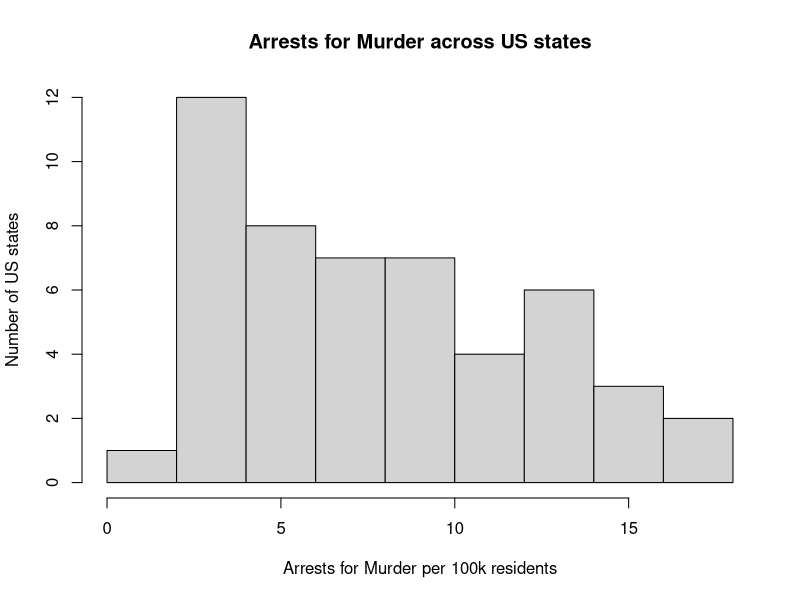
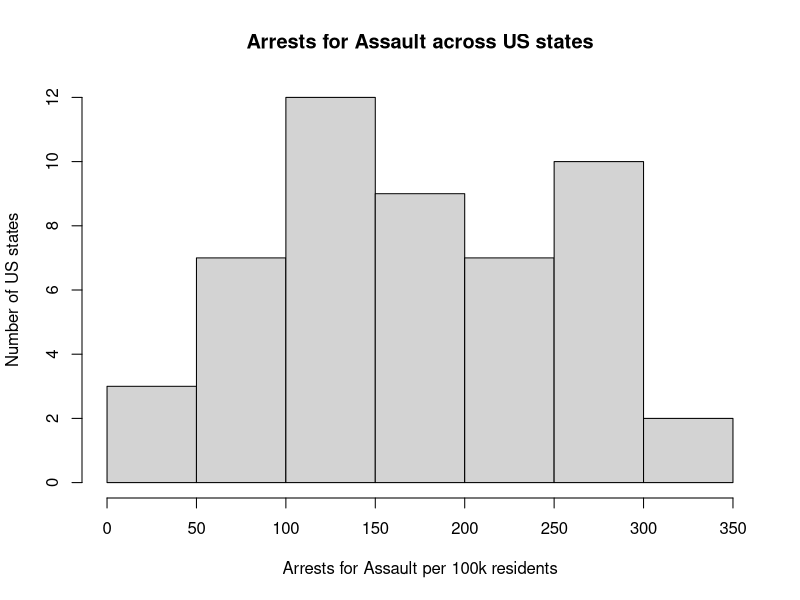
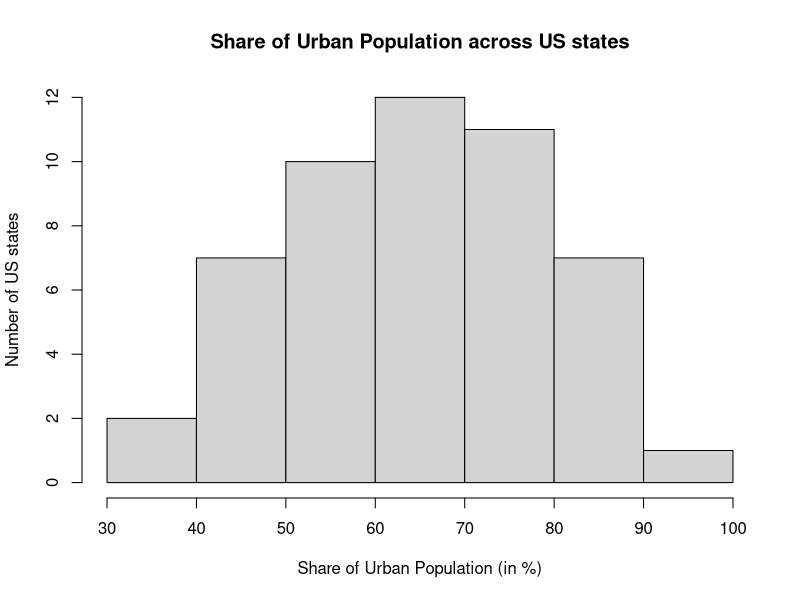
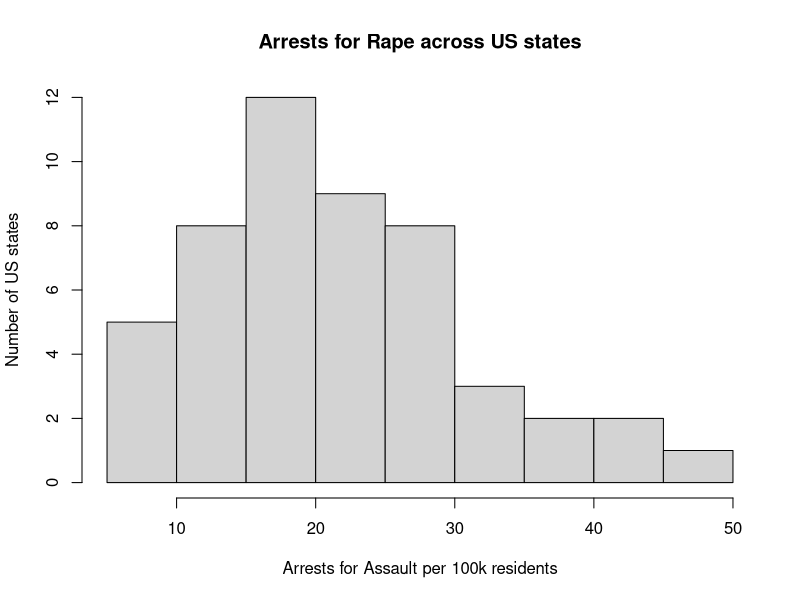
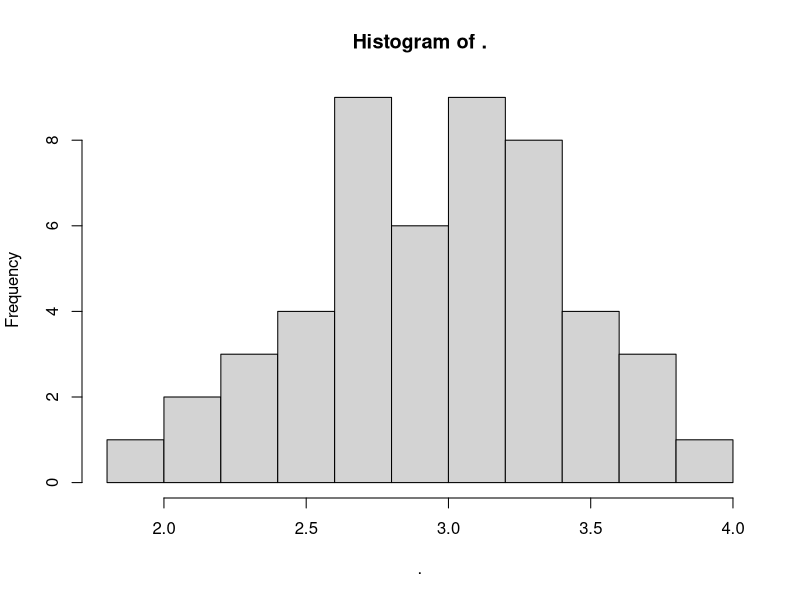
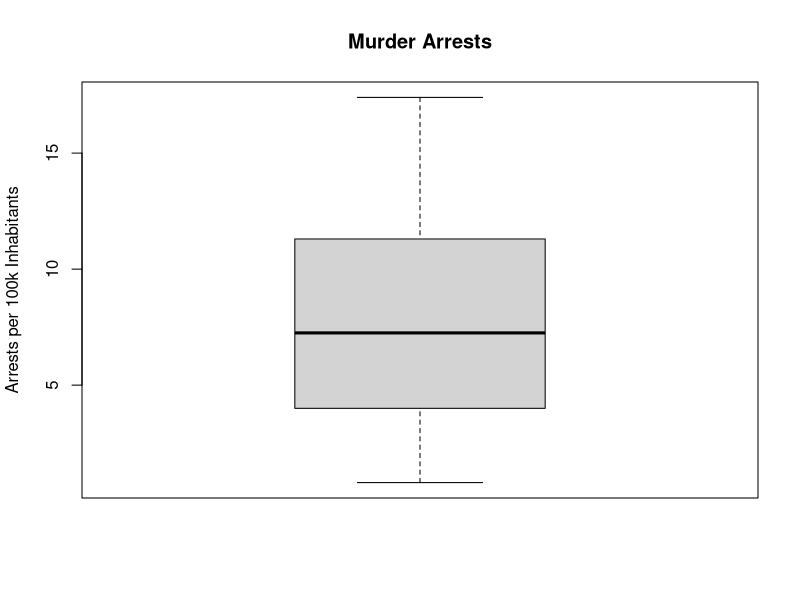
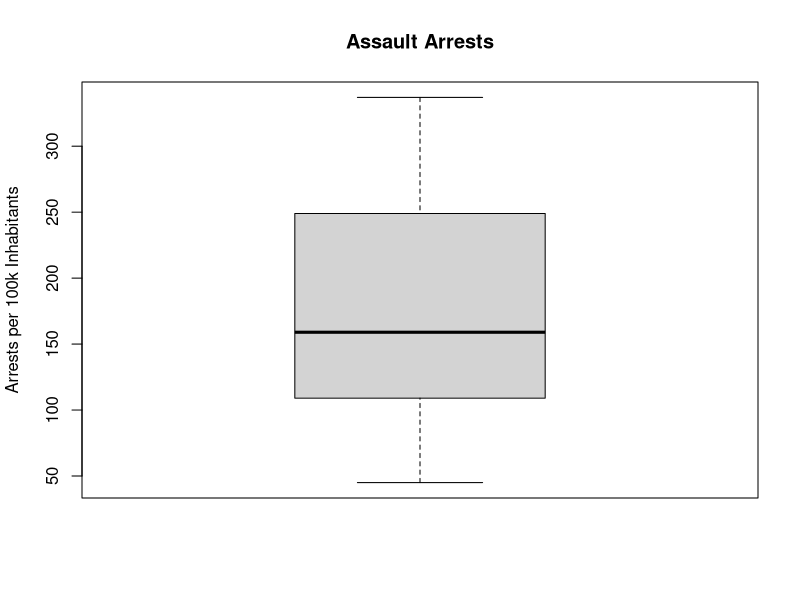
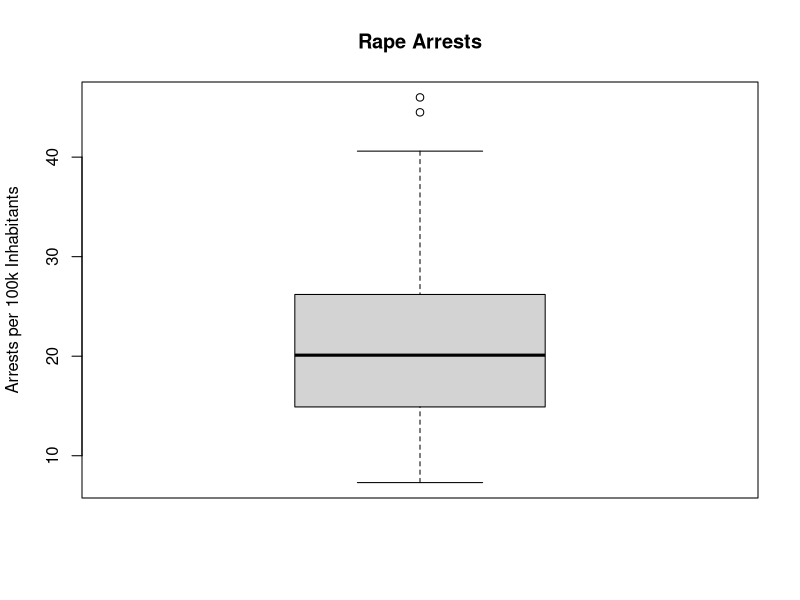

Write the R code that produced these figures, in order.
#R Source Code File 2#
#Exploratory Analysis of the USArrests dataset#
#Isabelle and Diego??s First Pair Assignment#
#Collaborative Social Science Data Analysis#

# Opening dataset and understanding its structure
?USArrests
data("USArrests")
ls()
names(USArrests)

#####Summary statistics#####
summary(USArrests$Murder)
IQR(USArrests$Murder)
#Number of arrests per 100,000 residents for murder across 50 US states
#Median=7.3 persons, Mean=7.8 persons, Interquartile range=7.2 persons
summary(USArrests$Assault)
IQR(USArrests$Assault)
#Number of arrests per 100,000 residents for assault across 50 US states
#Median=159 persons, Mean=170.8 persons, Interquartile range=140 persons
summary(USArrests$UrbanPop)
IQR(USArrests$UrbanPop)
#Percent of the population living in urban areas across 50 US states
#Median=66.00%, Mean=65.54%, Interquartile range=23.25%
summary(USArrests$Rape)
IQR(USArrests$Rape)
#Number of arrests per 100,000 residents for rape across 50 US states
#Median=20.1 persons, Mean=21.2 persons, Interquartile range=11.1 persons

#The data cover the values for those variables 
#in each of the 50 US states in 1973

#####Histograms#####
hist(USArrests$Murder,
     main = "Arrests for Murder across US states",
     ylab = "Number of US states",
     xlab = "Arrests for Murder per 100k residents")
#8 US states have 10 arrests per 100,000 residents for murder
#12 US states have around 4 arrests per 100,000 residents for murder
hist(USArrests$Assault,
     main = "Arrests for Assault across US states",
     ylab = "Number of US states",
     xlab = "Arrests for Assault per 100k residents")
hist(USArrests$UrbanPop,
     main = "Share of Urban Population across US states",
     ylab = "Number of US states",
     xlab = "Share of Urban Population (in %)")
hist(USArrests$Rape,
     main = "Arrests for Rape across US states",
     ylab = "Number of US states",
     xlab = "Arrests for Assault per 100k residents")
#variable rape is skewed

#using the package dplyr for piping
library(dplyr)
#we log the variable rape since its distribution is skewed
log(USArrests$Rape) %>% hist
##comment JM: What does this help you to explain/show?

# Boxplots for three crime variables

boxplot(USArrests$Murder,
        main = "Murder Arrests",
        ylab = "Arrests per 100k Inhabitants")
boxplot(USArrests$Assault,
        main = "Assault Arrests",
        ylab = "Arrests per 100k Inhabitants")
boxplot(USArrests$Rape,
        main = "Rape Arrests",
        ylab = "Arrests per 100k Inhabitants")